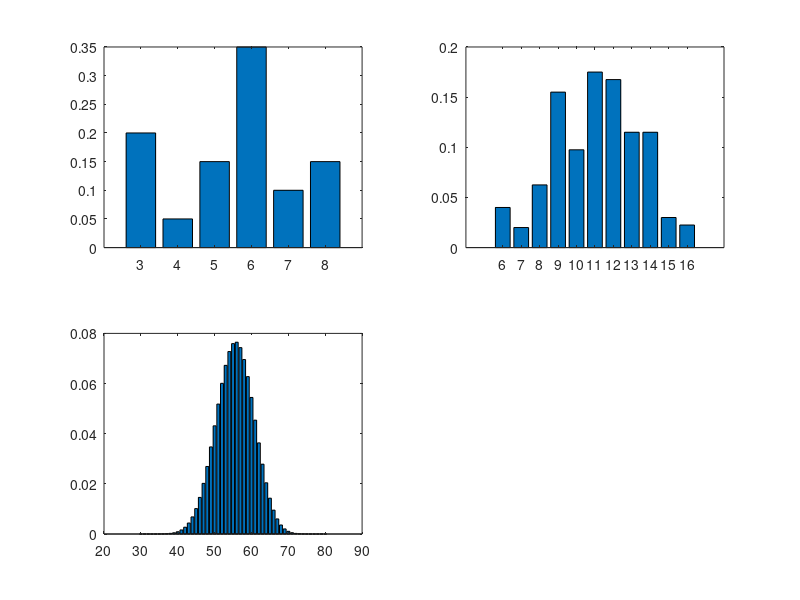

MATLAB code for this plot: (Note: this script raises an error after producing the figure.)
clear variables; close all; 


n=10
X=3:8; %tableau de 3 à 8 avec un pas de 1
h=[4,1,3,7,2,3]/20;
c=h

subplot(2,2,1)
bar(X,h) %afficher les barres de l'histogramme

esp=X*h'; %produit scalaire entre les ki et les Pi
var=(X-esp).^2*h';
ecart_typ=sqrt(var);

H=conv(h,h);
subplot(2,2,2)
bar([6:16],H)

for k=1:n-1
    c=conv(c,h)
end     
c;

hold on
subplot(2,2,3)
bar([n*3:n*8],c)

espS=n*esp
ecart_typS=ecart_typ*sqrt(n)

f=exp(-(zout-espS).^2/(2*(ecart_typS.^2)))/(ecart_typS*sqrt(2*pi));
plot ([n*3:n*8],f)